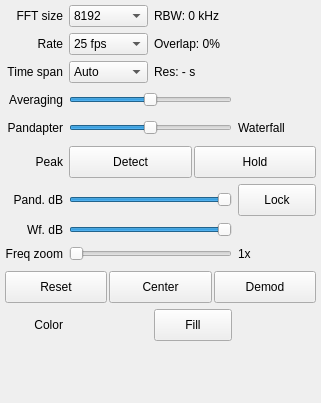
<?xml version="1.0" encoding="UTF-8"?>
<ui version="4.0">
 <class>DockFft</class>
 <widget class="QDockWidget" name="DockFft">
  <property name="geometry">
   <rect>
    <x>0</x>
    <y>0</y>
    <width>321</width>
    <height>403</height>
   </rect>
  </property>
  <property name="sizePolicy">
   <sizepolicy hsizetype="MinimumExpanding" vsizetype="Preferred">
    <horstretch>0</horstretch>
    <verstretch>0</verstretch>
   </sizepolicy>
  </property>
  <property name="minimumSize">
   <size>
    <width>200</width>
    <height>200</height>
   </size>
  </property>
  <property name="maximumSize">
   <size>
    <width>524287</width>
    <height>524287</height>
   </size>
  </property>
  <property name="windowIcon">
   <iconset resource="../../resources/icons.qrc">
    <normaloff>:/icons/icons/signal.svg</normaloff>:/icons/icons/signal.svg</iconset>
  </property>
  <property name="toolTip">
   <string>FFT performance and display settings</string>
  </property>
  <property name="allowedAreas">
   <set>Qt::LeftDockWidgetArea|Qt::RightDockWidgetArea</set>
  </property>
  <property name="windowTitle">
   <string>&amp;FFT Settings</string>
  </property>
  <widget class="QWidget" name="dockWidgetContents">
   <layout class="QVBoxLayout" name="verticalLayout_2">
    <property name="leftMargin">
     <number>5</number>
    </property>
    <property name="topMargin">
     <number>5</number>
    </property>
    <property name="rightMargin">
     <number>5</number>
    </property>
    <property name="bottomMargin">
     <number>5</number>
    </property>
    <item>
     <widget class="QScrollArea" name="scrollArea">
      <property name="sizePolicy">
       <sizepolicy hsizetype="Preferred" vsizetype="Preferred">
        <horstretch>0</horstretch>
        <verstretch>0</verstretch>
       </sizepolicy>
      </property>
      <property name="frameShape">
       <enum>QFrame::NoFrame</enum>
      </property>
      <property name="frameShadow">
       <enum>QFrame::Sunken</enum>
      </property>
      <property name="horizontalScrollBarPolicy">
       <enum>Qt::ScrollBarAsNeeded</enum>
      </property>
      <property name="sizeAdjustPolicy">
       <enum>QAbstractScrollArea::AdjustToContentsOnFirstShow</enum>
      </property>
      <property name="widgetResizable">
       <bool>true</bool>
      </property>
      <widget class="QWidget" name="scrollAreaWidgetContents">
       <property name="geometry">
        <rect>
         <x>0</x>
         <y>0</y>
         <width>311</width>
         <height>372</height>
        </rect>
       </property>
       <layout class="QVBoxLayout" name="verticalLayout">
        <property name="spacing">
         <number>0</number>
        </property>
        <property name="leftMargin">
         <number>0</number>
        </property>
        <property name="topMargin">
         <number>0</number>
        </property>
        <property name="rightMargin">
         <number>0</number>
        </property>
        <property name="bottomMargin">
         <number>0</number>
        </property>
        <item>
         <layout class="QGridLayout" name="gridLayout">
          <property name="sizeConstraint">
           <enum>QLayout::SetDefaultConstraint</enum>
          </property>
          <property name="leftMargin">
           <number>0</number>
          </property>
          <property name="topMargin">
           <number>0</number>
          </property>
          <property name="rightMargin">
           <number>0</number>
          </property>
          <property name="bottomMargin">
           <number>0</number>
          </property>
          <property name="spacing">
           <number>6</number>
          </property>
          <item row="6" column="1" colspan="2">
           <widget class="ctkRangeSlider" name="pandRangeSlider">
            <property name="sizePolicy">
             <sizepolicy hsizetype="Expanding" vsizetype="Fixed">
              <horstretch>0</horstretch>
              <verstretch>0</verstretch>
             </sizepolicy>
            </property>
            <property name="minimumSize">
             <size>
              <width>0</width>
              <height>0</height>
             </size>
            </property>
            <property name="toolTip">
             <string>Set pandapter dB range</string>
            </property>
            <property name="statusTip">
             <string>Set pandapter dB range</string>
            </property>
            <property name="minimum">
             <number>-160</number>
            </property>
            <property name="maximum">
             <number>0</number>
            </property>
            <property name="orientation">
             <enum>Qt::Horizontal</enum>
            </property>
           </widget>
          </item>
          <item row="8" column="3" rowspan="2">
           <widget class="QLabel" name="zoomLevelLabel">
            <property name="sizePolicy">
             <sizepolicy hsizetype="MinimumExpanding" vsizetype="Preferred">
              <horstretch>0</horstretch>
              <verstretch>0</verstretch>
             </sizepolicy>
            </property>
            <property name="toolTip">
             <string>Current zoom level on the frequency axis</string>
            </property>
            <property name="statusTip">
             <string>Current zoom level on the frequency axis</string>
            </property>
            <property name="text">
             <string>1x</string>
            </property>
            <property name="alignment">
             <set>Qt::AlignLeading|Qt::AlignLeft|Qt::AlignVCenter</set>
            </property>
           </widget>
          </item>
          <item row="5" column="1" colspan="3">
           <layout class="QHBoxLayout" name="horizontalLayout_2" stretch="0,0">
            <property name="spacing">
             <number>2</number>
            </property>
            <property name="sizeConstraint">
             <enum>QLayout::SetDefaultConstraint</enum>
            </property>
            <property name="topMargin">
             <number>1</number>
            </property>
            <property name="bottomMargin">
             <number>0</number>
            </property>
            <item>
             <widget class="QPushButton" name="peakDetectionButton">
              <property name="sizePolicy">
               <sizepolicy hsizetype="MinimumExpanding" vsizetype="Preferred">
                <horstretch>0</horstretch>
                <verstretch>0</verstretch>
               </sizepolicy>
              </property>
              <property name="minimumSize">
               <size>
                <width>50</width>
                <height>32</height>
               </size>
              </property>
              <property name="maximumSize">
               <size>
                <width>16777215</width>
                <height>16777215</height>
               </size>
              </property>
              <property name="toolTip">
               <string>Enable peak detection in FFT</string>
              </property>
              <property name="text">
               <string>Detect</string>
              </property>
              <property name="checkable">
               <bool>true</bool>
              </property>
             </widget>
            </item>
            <item>
             <widget class="QPushButton" name="peakHoldButton">
              <property name="sizePolicy">
               <sizepolicy hsizetype="MinimumExpanding" vsizetype="Preferred">
                <horstretch>0</horstretch>
                <verstretch>0</verstretch>
               </sizepolicy>
              </property>
              <property name="minimumSize">
               <size>
                <width>50</width>
                <height>32</height>
               </size>
              </property>
              <property name="maximumSize">
               <size>
                <width>16777215</width>
                <height>16777215</height>
               </size>
              </property>
              <property name="toolTip">
               <string>Toggle peak hold in FFT</string>
              </property>
              <property name="text">
               <string>Hold</string>
              </property>
              <property name="checkable">
               <bool>true</bool>
              </property>
             </widget>
            </item>
           </layout>
          </item>
          <item row="0" column="0">
           <widget class="QLabel" name="fftSizeLabel">
            <property name="text">
             <string>FFT size</string>
            </property>
            <property name="alignment">
             <set>Qt::AlignRight|Qt::AlignTrailing|Qt::AlignVCenter</set>
            </property>
           </widget>
          </item>
          <item row="4" column="3">
           <widget class="QLabel" name="wfLabel">
            <property name="sizePolicy">
             <sizepolicy hsizetype="MinimumExpanding" vsizetype="Preferred">
              <horstretch>0</horstretch>
              <verstretch>0</verstretch>
             </sizepolicy>
            </property>
            <property name="text">
             <string>Waterfall</string>
            </property>
            <property name="alignment">
             <set>Qt::AlignLeading|Qt::AlignLeft|Qt::AlignVCenter</set>
            </property>
           </widget>
          </item>
          <item row="8" column="1" rowspan="2" colspan="2">
           <widget class="QSlider" name="fftZoomSlider">
            <property name="sizePolicy">
             <sizepolicy hsizetype="MinimumExpanding" vsizetype="Preferred">
              <horstretch>0</horstretch>
              <verstretch>0</verstretch>
             </sizepolicy>
            </property>
            <property name="minimumSize">
             <size>
              <width>0</width>
              <height>22</height>
             </size>
            </property>
            <property name="toolTip">
             <string>Set zoom level on the frequency axis</string>
            </property>
            <property name="statusTip">
             <string>Set zoom level on the frequency axis</string>
            </property>
            <property name="minimum">
             <number>1</number>
            </property>
            <property name="maximum">
             <number>50</number>
            </property>
            <property name="pageStep">
             <number>5</number>
            </property>
            <property name="orientation">
             <enum>Qt::Horizontal</enum>
            </property>
            <property name="invertedAppearance">
             <bool>false</bool>
            </property>
            <property name="invertedControls">
             <bool>false</bool>
            </property>
            <property name="tickPosition">
             <enum>QSlider::NoTicks</enum>
            </property>
           </widget>
          </item>
          <item row="2" column="2" colspan="2">
           <widget class="QLabel" name="wfResLabel">
            <property name="toolTip">
             <string>Waterfall time resolution.</string>
            </property>
            <property name="statusTip">
             <string/>
            </property>
            <property name="text">
             <string>Res: - s</string>
            </property>
           </widget>
          </item>
          <item row="8" column="0" rowspan="2">
           <widget class="QLabel" name="zoomLAbel">
            <property name="toolTip">
             <string>Set zoom level on the frequency axis</string>
            </property>
            <property name="statusTip">
             <string>Set zoom level on the frequency axis</string>
            </property>
            <property name="text">
             <string>Freq zoom</string>
            </property>
            <property name="alignment">
             <set>Qt::AlignRight|Qt::AlignTrailing|Qt::AlignVCenter</set>
            </property>
           </widget>
          </item>
          <item row="3" column="1" colspan="2">
           <widget class="QSlider" name="fftAvgSlider">
            <property name="sizePolicy">
             <sizepolicy hsizetype="MinimumExpanding" vsizetype="Preferred">
              <horstretch>0</horstretch>
              <verstretch>0</verstretch>
             </sizepolicy>
            </property>
            <property name="minimumSize">
             <size>
              <width>0</width>
              <height>22</height>
             </size>
            </property>
            <property name="toolTip">
             <string>FFT averaging gain</string>
            </property>
            <property name="maximum">
             <number>100</number>
            </property>
            <property name="value">
             <number>50</number>
            </property>
            <property name="orientation">
             <enum>Qt::Horizontal</enum>
            </property>
            <property name="invertedAppearance">
             <bool>false</bool>
            </property>
            <property name="invertedControls">
             <bool>false</bool>
            </property>
           </widget>
          </item>
          <item row="11" column="0">
           <widget class="QLabel" name="colorLabel">
            <property name="toolTip">
             <string>Color for the FFT plot</string>
            </property>
            <property name="text">
             <string>Color</string>
            </property>
            <property name="alignment">
             <set>Qt::AlignRight|Qt::AlignTrailing|Qt::AlignVCenter</set>
            </property>
           </widget>
          </item>
          <item row="11" column="1">
           <widget class="QtColorPicker" name="colorPicker">
            <property name="sizePolicy">
             <sizepolicy hsizetype="MinimumExpanding" vsizetype="Preferred">
              <horstretch>0</horstretch>
              <verstretch>0</verstretch>
             </sizepolicy>
            </property>
            <property name="minimumSize">
             <size>
              <width>50</width>
              <height>32</height>
             </size>
            </property>
            <property name="toolTip">
             <string>Click to select color for the FFT plot</string>
            </property>
            <property name="statusTip">
             <string>Click to select color for the FFT plot</string>
            </property>
            <property name="text">
             <string/>
            </property>
            <property name="flat">
             <bool>true</bool>
            </property>
           </widget>
          </item>
          <item row="0" column="1">
           <widget class="QComboBox" name="fftSizeComboBox">
            <property name="enabled">
             <bool>true</bool>
            </property>
            <property name="sizePolicy">
             <sizepolicy hsizetype="MinimumExpanding" vsizetype="Preferred">
              <horstretch>0</horstretch>
              <verstretch>0</verstretch>
             </sizepolicy>
            </property>
            <property name="minimumSize">
             <size>
              <width>0</width>
              <height>0</height>
             </size>
            </property>
            <property name="toolTip">
             <string>&lt;html&gt;Number of FFT points to calculate. Higher values will require more CPU time. This will not influence the number of points on the display since that parameter is adjusted automatically according to the display size.
&lt;/html&gt;</string>
            </property>
            <property name="editable">
             <bool>false</bool>
            </property>
            <property name="currentIndex">
             <number>7</number>
            </property>
            <property name="maxVisibleItems">
             <number>15</number>
            </property>
            <property name="insertPolicy">
             <enum>QComboBox::InsertAlphabetically</enum>
            </property>
            <item>
             <property name="text">
              <string>1048576</string>
             </property>
            </item>
            <item>
             <property name="text">
              <string>524288</string>
             </property>
            </item>
            <item>
             <property name="text">
              <string>262144</string>
             </property>
            </item>
            <item>
             <property name="text">
              <string>131072</string>
             </property>
            </item>
            <item>
             <property name="text">
              <string>65536</string>
             </property>
            </item>
            <item>
             <property name="text">
              <string>32768</string>
             </property>
            </item>
            <item>
             <property name="text">
              <string>16384</string>
             </property>
            </item>
            <item>
             <property name="text">
              <string>8192</string>
             </property>
            </item>
            <item>
             <property name="text">
              <string>4096</string>
             </property>
            </item>
            <item>
             <property name="text">
              <string>3840</string>
             </property>
            </item>
            <item>
             <property name="text">
              <string>2048</string>
             </property>
            </item>
            <item>
             <property name="text">
              <string>1024</string>
             </property>
            </item>
            <item>
             <property name="text">
              <string>768</string>
             </property>
            </item>
            <item>
             <property name="text">
              <string>512</string>
             </property>
            </item>
           </widget>
          </item>
          <item row="6" column="0">
           <widget class="QLabel" name="pandRangeLabel">
            <property name="toolTip">
             <string>Set pandapter dB range</string>
            </property>
            <property name="statusTip">
             <string>Set pandapter dB range</string>
            </property>
            <property name="text">
             <string>Pand. dB</string>
            </property>
            <property name="alignment">
             <set>Qt::AlignRight|Qt::AlignTrailing|Qt::AlignVCenter</set>
            </property>
           </widget>
          </item>
          <item row="4" column="0">
           <widget class="QLabel" name="pandLabel">
            <property name="sizePolicy">
             <sizepolicy hsizetype="Preferred" vsizetype="Preferred">
              <horstretch>0</horstretch>
              <verstretch>0</verstretch>
             </sizepolicy>
            </property>
            <property name="text">
             <string>Pandapter</string>
            </property>
            <property name="alignment">
             <set>Qt::AlignRight|Qt::AlignTrailing|Qt::AlignVCenter</set>
            </property>
           </widget>
          </item>
          <item row="3" column="0">
           <widget class="QLabel" name="fftAvgLabel">
            <property name="sizePolicy">
             <sizepolicy hsizetype="Preferred" vsizetype="Preferred">
              <horstretch>0</horstretch>
              <verstretch>0</verstretch>
             </sizepolicy>
            </property>
            <property name="toolTip">
             <string>FFT averaging gain</string>
            </property>
            <property name="text">
             <string>Averaging</string>
            </property>
            <property name="alignment">
             <set>Qt::AlignRight|Qt::AlignTrailing|Qt::AlignVCenter</set>
            </property>
           </widget>
          </item>
          <item row="1" column="2" colspan="2">
           <widget class="QLabel" name="fftOvrLabel">
            <property name="toolTip">
             <string>FFT buffer overlap between two consecutive FFT calculations.</string>
            </property>
            <property name="text">
             <string>Overlap: 0%</string>
            </property>
            <property name="margin">
             <number>0</number>
            </property>
           </widget>
          </item>
          <item row="7" column="0">
           <widget class="QLabel" name="wfRangeLabel">
            <property name="toolTip">
             <string>Set waterfall dB range</string>
            </property>
            <property name="statusTip">
             <string>Set waterfall dB range</string>
            </property>
            <property name="text">
             <string>Wf. dB</string>
            </property>
            <property name="alignment">
             <set>Qt::AlignRight|Qt::AlignTrailing|Qt::AlignVCenter</set>
            </property>
           </widget>
          </item>
          <item row="2" column="1">
           <widget class="QComboBox" name="wfSpanComboBox">
            <property name="sizePolicy">
             <sizepolicy hsizetype="MinimumExpanding" vsizetype="Preferred">
              <horstretch>0</horstretch>
              <verstretch>0</verstretch>
             </sizepolicy>
            </property>
            <property name="toolTip">
             <string>The vertical time span on the waterfall.</string>
            </property>
            <item>
             <property name="text">
              <string>Auto</string>
             </property>
            </item>
            <item>
             <property name="text">
              <string>1 min</string>
             </property>
            </item>
            <item>
             <property name="text">
              <string>2 min</string>
             </property>
            </item>
            <item>
             <property name="text">
              <string>5 min</string>
             </property>
            </item>
            <item>
             <property name="text">
              <string>10 min</string>
             </property>
            </item>
            <item>
             <property name="text">
              <string>15 min</string>
             </property>
            </item>
            <item>
             <property name="text">
              <string>20 min</string>
             </property>
            </item>
            <item>
             <property name="text">
              <string>30 min</string>
             </property>
            </item>
            <item>
             <property name="text">
              <string>1 hour</string>
             </property>
            </item>
            <item>
             <property name="text">
              <string>2 hours</string>
             </property>
            </item>
            <item>
             <property name="text">
              <string>5 hours</string>
             </property>
            </item>
            <item>
             <property name="text">
              <string>10 hours</string>
             </property>
            </item>
            <item>
             <property name="text">
              <string>16 hours</string>
             </property>
            </item>
            <item>
             <property name="text">
              <string>24 hours</string>
             </property>
            </item>
            <item>
             <property name="text">
              <string>48 hours</string>
             </property>
            </item>
           </widget>
          </item>
          <item row="1" column="1">
           <widget class="QComboBox" name="fftRateComboBox">
            <property name="sizePolicy">
             <sizepolicy hsizetype="MinimumExpanding" vsizetype="Preferred">
              <horstretch>0</horstretch>
              <verstretch>0</verstretch>
             </sizepolicy>
            </property>
            <property name="minimumSize">
             <size>
              <width>0</width>
              <height>0</height>
             </size>
            </property>
            <property name="toolTip">
             <string>FFT refresh rate</string>
            </property>
            <property name="currentIndex">
             <number>3</number>
            </property>
            <item>
             <property name="text">
              <string>60 fps</string>
             </property>
            </item>
            <item>
             <property name="text">
              <string>50 fps</string>
             </property>
            </item>
            <item>
             <property name="text">
              <string>30 fps</string>
             </property>
            </item>
            <item>
             <property name="text">
              <string>25 fps</string>
             </property>
            </item>
            <item>
             <property name="text">
              <string>20 fps</string>
             </property>
            </item>
            <item>
             <property name="text">
              <string>17 fps</string>
             </property>
            </item>
            <item>
             <property name="text">
              <string>15 fps</string>
             </property>
            </item>
            <item>
             <property name="text">
              <string>10 fps</string>
             </property>
            </item>
            <item>
             <property name="text">
              <string>5 fps</string>
             </property>
            </item>
            <item>
             <property name="text">
              <string>1 fps</string>
             </property>
            </item>
            <item>
             <property name="text">
              <string>0 fps</string>
             </property>
            </item>
           </widget>
          </item>
          <item row="2" column="0">
           <widget class="QLabel" name="label">
            <property name="toolTip">
             <string>The vertical time span on the waterfall.</string>
            </property>
            <property name="statusTip">
             <string/>
            </property>
            <property name="text">
             <string>Time span</string>
            </property>
            <property name="alignment">
             <set>Qt::AlignRight|Qt::AlignTrailing|Qt::AlignVCenter</set>
            </property>
           </widget>
          </item>
          <item row="10" column="0" colspan="4">
           <layout class="QHBoxLayout" name="horizontalLayout" stretch="0,0,0">
            <property name="spacing">
             <number>2</number>
            </property>
            <item>
             <widget class="QPushButton" name="resetButton">
              <property name="sizePolicy">
               <sizepolicy hsizetype="MinimumExpanding" vsizetype="Preferred">
                <horstretch>0</horstretch>
                <verstretch>0</verstretch>
               </sizepolicy>
              </property>
              <property name="minimumSize">
               <size>
                <width>50</width>
                <height>32</height>
               </size>
              </property>
              <property name="maximumSize">
               <size>
                <width>16777215</width>
                <height>16777215</height>
               </size>
              </property>
              <property name="toolTip">
               <string>Reset zoom level to 1x</string>
              </property>
              <property name="text">
               <string>Reset</string>
              </property>
             </widget>
            </item>
            <item>
             <widget class="QPushButton" name="centerButton">
              <property name="sizePolicy">
               <sizepolicy hsizetype="MinimumExpanding" vsizetype="Preferred">
                <horstretch>0</horstretch>
                <verstretch>0</verstretch>
               </sizepolicy>
              </property>
              <property name="minimumSize">
               <size>
                <width>50</width>
                <height>32</height>
               </size>
              </property>
              <property name="maximumSize">
               <size>
                <width>16777215</width>
                <height>16777215</height>
               </size>
              </property>
              <property name="toolTip">
               <string>Center FFT around original center frequency</string>
              </property>
              <property name="text">
               <string>Center</string>
              </property>
             </widget>
            </item>
            <item>
             <widget class="QPushButton" name="demodButton">
              <property name="sizePolicy">
               <sizepolicy hsizetype="MinimumExpanding" vsizetype="Preferred">
                <horstretch>0</horstretch>
                <verstretch>0</verstretch>
               </sizepolicy>
              </property>
              <property name="minimumSize">
               <size>
                <width>50</width>
                <height>32</height>
               </size>
              </property>
              <property name="maximumSize">
               <size>
                <width>16777215</width>
                <height>16777215</height>
               </size>
              </property>
              <property name="toolTip">
               <string>Center FFT around demodulator frequency</string>
              </property>
              <property name="text">
               <string>Demod</string>
              </property>
             </widget>
            </item>
           </layout>
          </item>
          <item row="11" column="2">
           <widget class="QPushButton" name="fillButton">
            <property name="sizePolicy">
             <sizepolicy hsizetype="MinimumExpanding" vsizetype="Preferred">
              <horstretch>0</horstretch>
              <verstretch>0</verstretch>
             </sizepolicy>
            </property>
            <property name="minimumSize">
             <size>
              <width>50</width>
              <height>32</height>
             </size>
            </property>
            <property name="maximumSize">
             <size>
              <width>16777215</width>
              <height>16777215</height>
             </size>
            </property>
            <property name="toolTip">
             <string>Fill the area below the FFT plot with a gradient</string>
            </property>
            <property name="statusTip">
             <string>Fill the area below the FFT plot with a gradient</string>
            </property>
            <property name="text">
             <string>Fill</string>
            </property>
            <property name="checkable">
             <bool>true</bool>
            </property>
           </widget>
          </item>
          <item row="5" column="0">
           <widget class="QLabel" name="peakLabel">
            <property name="text">
             <string>Peak</string>
            </property>
            <property name="alignment">
             <set>Qt::AlignRight|Qt::AlignTrailing|Qt::AlignVCenter</set>
            </property>
           </widget>
          </item>
          <item row="1" column="0">
           <widget class="QLabel" name="fftRateLabel">
            <property name="text">
             <string>Rate</string>
            </property>
            <property name="alignment">
             <set>Qt::AlignRight|Qt::AlignTrailing|Qt::AlignVCenter</set>
            </property>
           </widget>
          </item>
          <item row="7" column="1" colspan="2">
           <widget class="ctkRangeSlider" name="wfRangeSlider">
            <property name="toolTip">
             <string>Set waterfall dB range</string>
            </property>
            <property name="statusTip">
             <string>Set waterfall dB range</string>
            </property>
            <property name="minimum">
             <number>-160</number>
            </property>
            <property name="maximum">
             <number>0</number>
            </property>
            <property name="orientation">
             <enum>Qt::Horizontal</enum>
            </property>
           </widget>
          </item>
          <item row="0" column="2" colspan="2">
           <widget class="QLabel" name="fftRbwLabel">
            <property name="toolTip">
             <string>Resolution bandwidth</string>
            </property>
            <property name="text">
             <string>RBW: 0 kHz</string>
            </property>
           </widget>
          </item>
          <item row="4" column="1" colspan="2">
           <widget class="QSlider" name="fftSplitSlider">
            <property name="sizePolicy">
             <sizepolicy hsizetype="MinimumExpanding" vsizetype="Preferred">
              <horstretch>0</horstretch>
              <verstretch>0</verstretch>
             </sizepolicy>
            </property>
            <property name="minimumSize">
             <size>
              <width>0</width>
              <height>22</height>
             </size>
            </property>
            <property name="toolTip">
             <string>Spatial distribution between pandapter and waterfall</string>
            </property>
            <property name="minimum">
             <number>0</number>
            </property>
            <property name="maximum">
             <number>100</number>
            </property>
            <property name="value">
             <number>50</number>
            </property>
            <property name="orientation">
             <enum>Qt::Horizontal</enum>
            </property>
           </widget>
          </item>
          <item row="12" column="0" colspan="4">
           <spacer name="verticalSpacer">
            <property name="orientation">
             <enum>Qt::Vertical</enum>
            </property>
            <property name="sizeHint" stdset="0">
             <size>
              <width>253</width>
              <height>68</height>
             </size>
            </property>
           </spacer>
          </item>
          <item row="6" column="3">
           <widget class="QPushButton" name="lockButton">
            <property name="enabled">
             <bool>true</bool>
            </property>
            <property name="sizePolicy">
             <sizepolicy hsizetype="MinimumExpanding" vsizetype="Preferred">
              <horstretch>0</horstretch>
              <verstretch>0</verstretch>
             </sizepolicy>
            </property>
            <property name="minimumSize">
             <size>
              <width>50</width>
              <height>32</height>
             </size>
            </property>
            <property name="toolTip">
             <string>Lock panadapter and waterfall sliders together</string>
            </property>
            <property name="statusTip">
             <string>Lock panadapter and waterfall sliders together</string>
            </property>
            <property name="text">
             <string>Lock</string>
            </property>
            <property name="checkable">
             <bool>true</bool>
            </property>
           </widget>
          </item>
         </layout>
        </item>
       </layout>
      </widget>
     </widget>
    </item>
   </layout>
  </widget>
 </widget>
 <customwidgets>
  <customwidget>
   <class>ctkRangeSlider</class>
   <extends>QSlider</extends>
   <header>qtgui/ctk/ctkRangeSlider.h</header>
  </customwidget>
  <customwidget>
   <class>QtColorPicker</class>
   <extends>QPushButton</extends>
   <header>qtgui/qtcolorpicker.h</header>
  </customwidget>
 </customwidgets>
 <resources>
  <include location="../../resources/icons.qrc"/>
 </resources>
 <connections/>
</ui>
